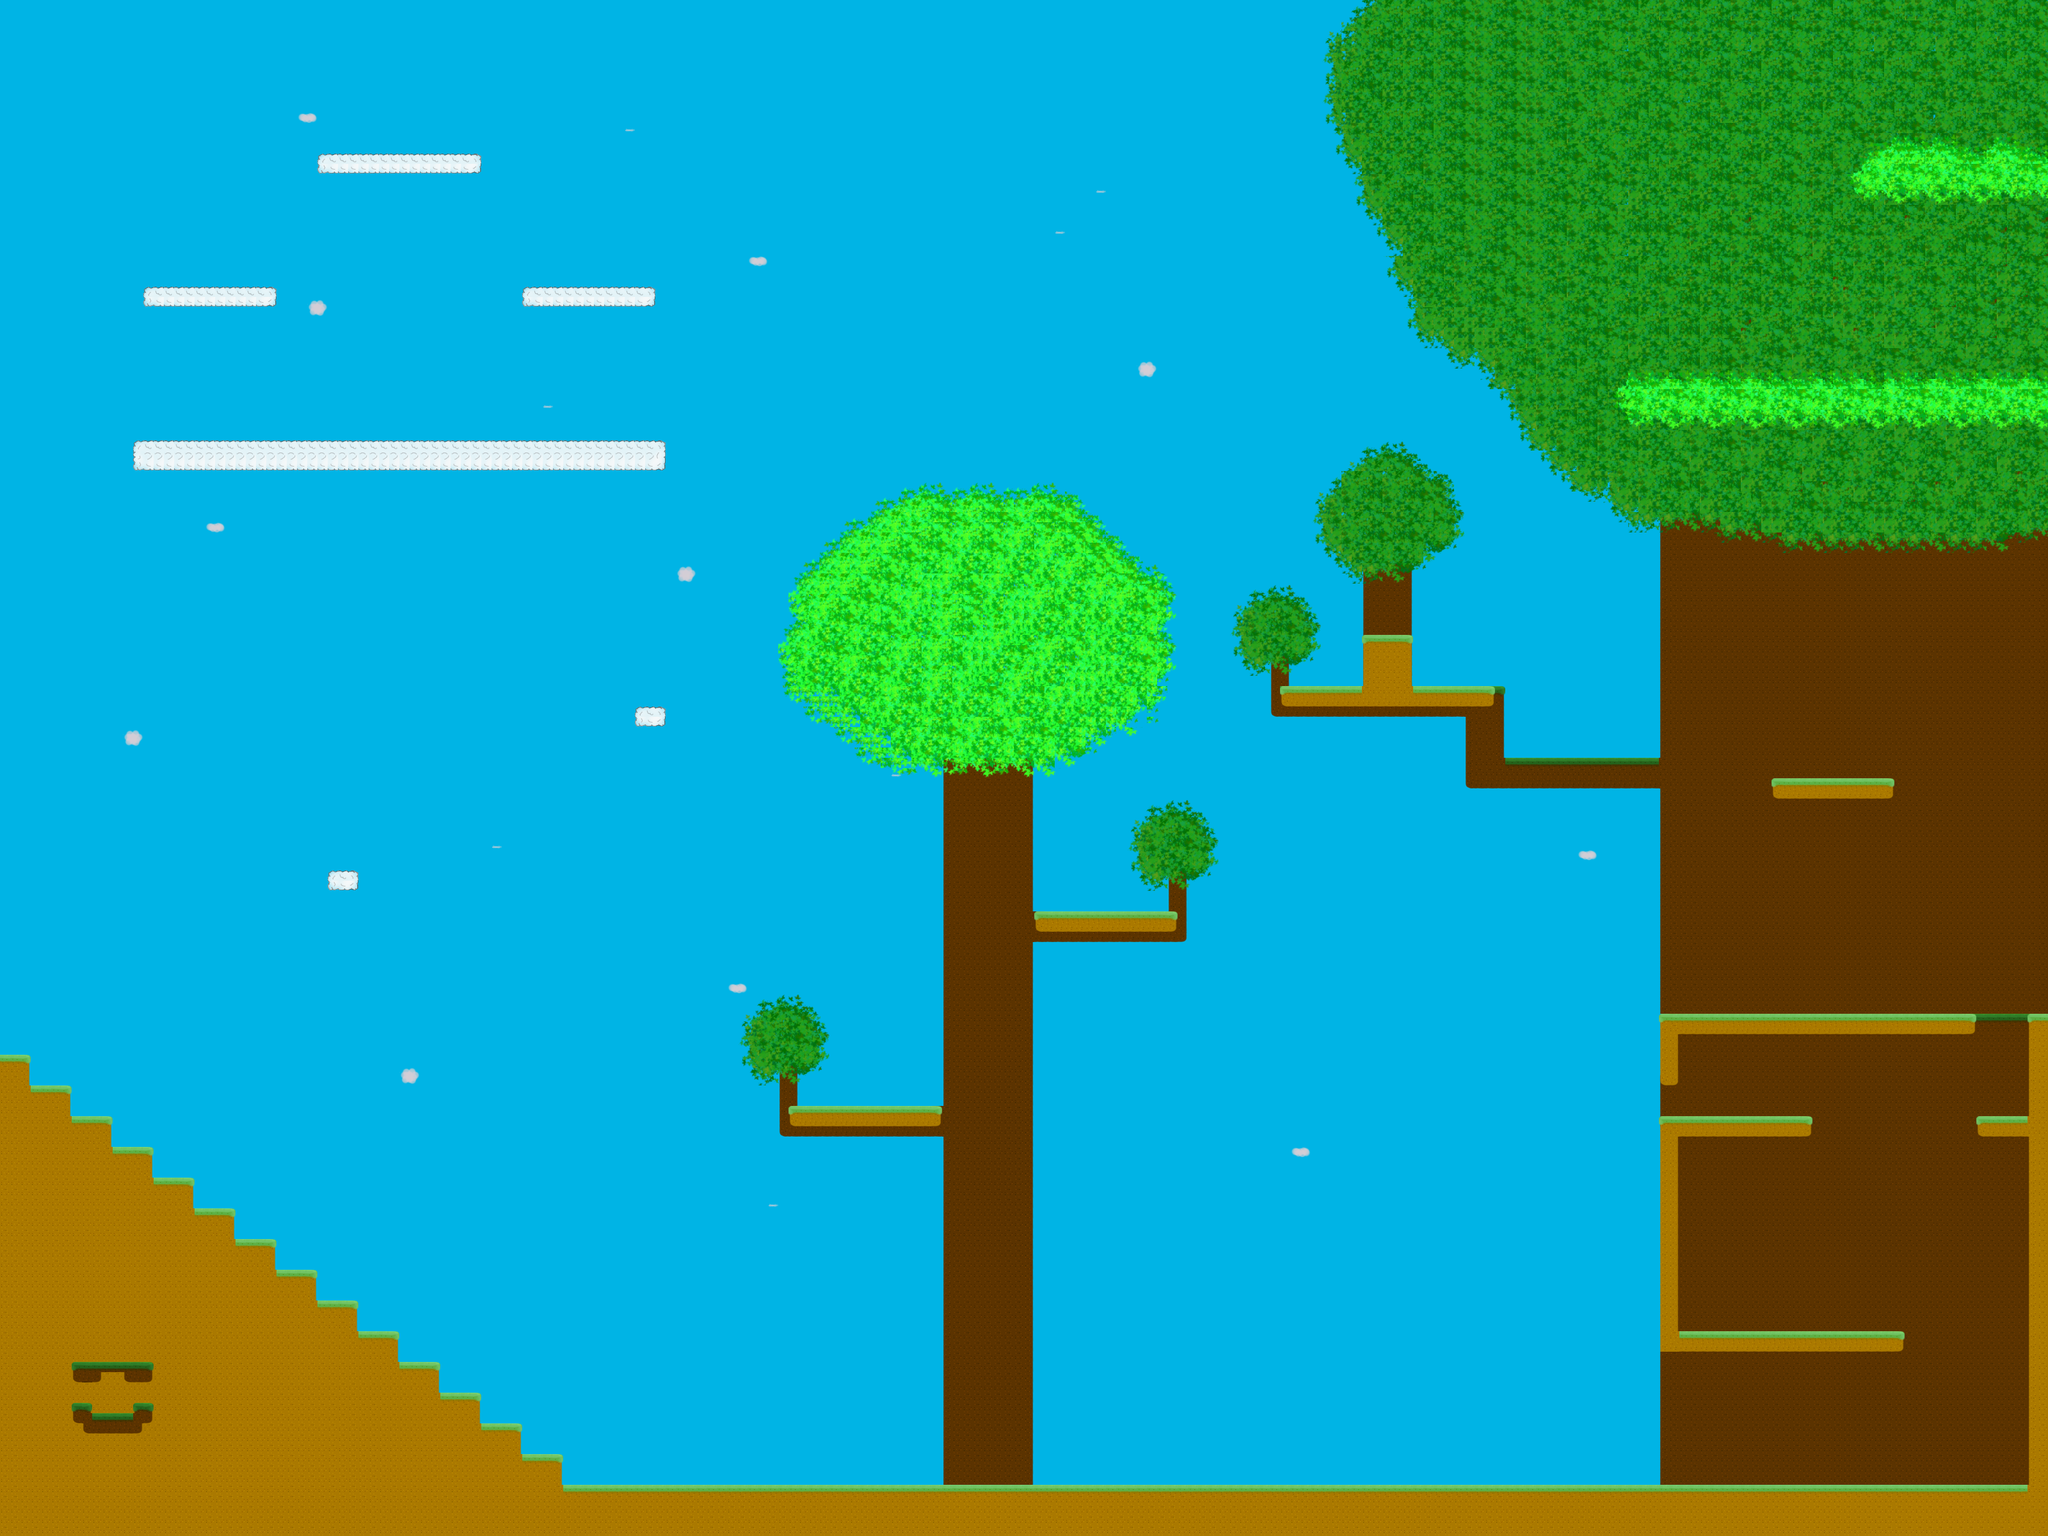

A 2D game scene composited from a Tiled map and its tileset images. What follows is a short description and the map's XML, with each tile layer's data collapsed to a summary:
An orthogonal 200x150 tile map with 16x16 px tiles, 4 tile layers (background, passable, passable2, environment).

<map version="1.0" orientation="orthogonal" width="200" height="150" tilewidth="16" tileheight="16">
 <properties>
  <property name="name" value="Reach The Sky" />
  <property name="spawns" value="160,1600,3040,1440,2160,880,640,600" />
 </properties>
 <tileset firstgid="1" name="tileset" tilewidth="16" tileheight="16">
  <image source="textures/tileset.png" width="320" height="320" />
 </tileset>
 <layer name="background" width="200" height="150">
  <data>[30000 cells, 28693 non-empty, 10 distinct tile ids]</data>
 </layer>
 <layer name="passable" width="200" height="150">
  <data>[30000 cells, 1313 non-empty, 29 distinct tile ids]</data>
 </layer>
 <layer name="passable2" width="200" height="150">
  <data>[30000 cells, 4567 non-empty, 161 distinct tile ids]</data>
 </layer>
 <layer name="environment" width="200" height="150">
  <data>[30000 cells, 3232 non-empty, 52 distinct tile ids]</data>
 </layer>
</map>
